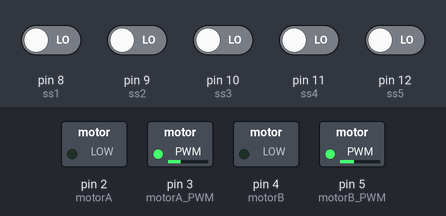
This sketch was run on a simulated Arduino Uno, built with avr-gcc and run on an emulated ATmega328P. Parts: switched loads named in the sketch (green lamp = pin HIGH). The inputs (shaded band) are chosen by the test bench; at power-on: pin 8 (ss1), pin 9 (ss2), pin 10 (ss3), pin 11 (ss4), pin 12 (ss5) LOW.

Above: at 1.7 s.
1.8 s: pin 8 (ss1) driven HIGH
At 2.5 s:
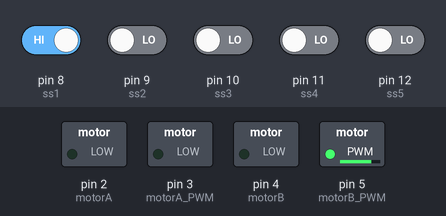
3.3 s: pin 10 (ss3) driven HIGH
At 3.7 s:
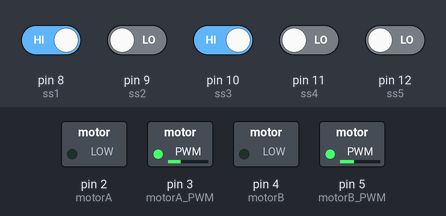
4.8 s: pin 10 (ss3) driven LOW
At 6.0 s:
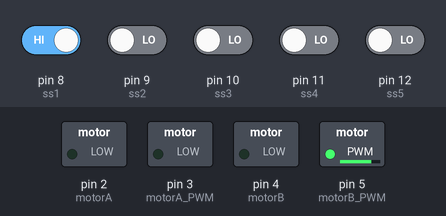
6.3 s: pin 8 (ss1) driven LOW and pin 9 (ss2) driven HIGH
At 7.2 s:
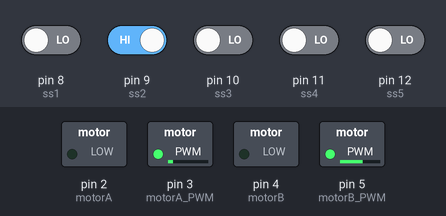
7.8 s: pin 10 (ss3) driven HIGH
At 8.3 s:
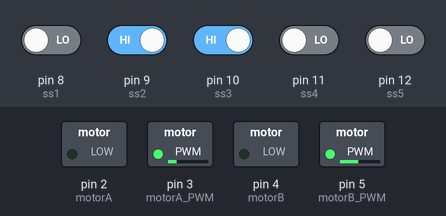
9.3 s: pin 9 (ss2) driven LOW
At 10.6 s:
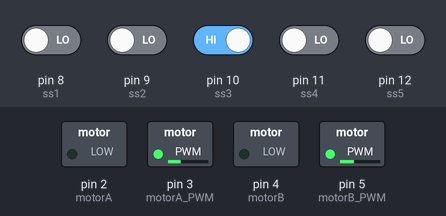
Timing chart, 0 to 11.8 s (numbered marks = the images above; inputs shaded):
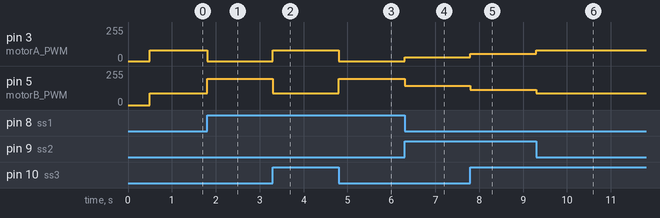

The sketch:

LineFollowerRobot.ino
```cpp
/*
	PROJETO SEGUIDOR DE LINHA
	Acadêmicos: Fábio M. K. Lenzi, Joe J. Vogel
	Orientador: Manfred H. Junior
	Centro Universitário Católica de Santa Catarina
*/

//Declaração das variáveis utilizadas durante a execução do programa
float Kp=25,Ki=0.6,Kd=2;
float error=0, P=0, I=0, D=0, PID_value=0;
float previous_error=0, previous_I=0;
int sensor[5]={0, 0, 0, 0, 0};
int initial_motor_speed=80;

const int motorA = 2; //Motor Direita
const int motorB = 4; //Motor Esquerda
const int motorA_PWM = 3;
const int motorB_PWM = 5;
int line;
int outline;

const int ss1 = 8;  // sensor 1
const int ss2 = 9;  // sensor 2
const int ss3 = 10; // sensor 3
const int ss4 = 11; // sensor 4
const int ss5 = 12; // sensor 5
//const int ss6 = 13; // sensor Near

//Declaração das funções
void read_sensor_values(void);
void calculate_pid(void);
void motor_control(void);

//Função de Setup do Arduino
void setup()
{
  pinMode(motorA,OUTPUT);
  pinMode(motorB,OUTPUT);
  pinMode(motorA_PWM,OUTPUT);
  pinMode(motorB_PWM,OUTPUT);

  pinMode(ss1, INPUT);
  pinMode(ss2, INPUT);
  pinMode(ss3, INPUT);
  pinMode(ss4, INPUT);
  pinMode(ss5, INPUT);
  //pinMode(ss6, INPUT);

  delay(500);
}

//Função de execução continua do Arduino
void loop()
{
    read_sensor_values();
    calculate_pid();
    motor_control();
}

//Função responsável por fazer a leitura dos sensores do Robô
void read_sensor_values()
{
  line = 1;
  outline = 0;

  sensor[0]=digitalRead(ss1);
  sensor[1]=digitalRead(ss2);
  sensor[2]=digitalRead(ss3);
  sensor[3]=digitalRead(ss4);
  sensor[4]=digitalRead(ss5);

  if((sensor[0]==outline)&&(sensor[1]==outline)&&(sensor[2]==outline)&&(sensor[3]==outline)&&(sensor[4]==line))
    error=4;
  else if((sensor[0]==line)&&(sensor[1]==outline)&&(sensor[2]==outline)&&(sensor[4]==outline)&&(sensor[4]==outline))
    error=-4;

  /*if((sensor[0]==outline)&&(sensor[1]==outline)&&(sensor[2]==outline)&&(sensor[3]==line)&&(sensor[4]==line))
    error=3;
  else if((sensor[0]==line)&&(sensor[1]==line)&&(sensor[2]==outline)&&(sensor[3]==outline)&&(sensor[4]==outline))
    error=-3;*/

  if((sensor[0]==outline)&&(sensor[1]==outline)&&(sensor[2]==outline)&&(sensor[3]==line)&&(sensor[4]==outline))
      error=2;
  else if((sensor[0]==outline)&&(sensor[1]==line)&&(sensor[2]==outline)&&(sensor[3]==outline)&&(sensor[4]==outline))
    error=-2;

  if((sensor[0]==outline)&&(sensor[1]==outline)&&(sensor[2]==line)&&(sensor[3]==line)&&(sensor[4]==outline))
    error=1;
  else if((sensor[0]==outline)&&(sensor[1]==line)&&(sensor[2]==line)&&(sensor[3]==outline)&&(sensor[4]==outline))
    error=-1;

  if((sensor[1]==outline)&&(sensor[2]==line)&&(sensor[3]==outline))
    error=0;
}

//Função responsável por fazer o cáculo PID
void calculate_pid()
{

  P = error;
  I = I + previous_I;
  D = error-previous_error;

  PID_value = (Kp*P) + (Ki*I) + (Kd*D);

  previous_I=I;
  previous_error=error;
}

//Função responsável por controlar a velocidade de cada motor
void motor_control()
{
  int left_motor_speed;
  int right_motor_speed;

  // Calculo da velocidade de cada motor:
  left_motor_speed = initial_motor_speed+PID_value;
  right_motor_speed = initial_motor_speed-PID_value;

  if(left_motor_speed < 0)
    left_motor_speed = 0;
  if(right_motor_speed < 0)
    right_motor_speed = 0;

  analogWrite(motorA_PWM,left_motor_speed);
  analogWrite(motorB_PWM,right_motor_speed * 1.1);//*1.1 devido a diferença entre motores

  digitalWrite(motorA,LOW);
  digitalWrite(motorB,LOW);
}

//Função responsável por parar o Robô
void stopMotors(){
  analogWrite(motorA_PWM,0);
  analogWrite(motorB_PWM,0);
}
```

Measured:
- after the input at 1.8 s, pin 3 (motorA_PWM): 80/255 → 0/255 at once; pin 5 (motorB_PWM): 88/255 → 198/255 at once
- after the input at 3.3 s, pin 3 (motorA_PWM): 0/255 → 80/255 at once; pin 5 (motorB_PWM): 198/255 → 88/255 at once
- after the input at 4.8 s, pin 3 (motorA_PWM): 80/255 → 0/255 at once; pin 5 (motorB_PWM): 88/255 → 198/255 at once
- after the input at 6.3 s, pin 3 (motorA_PWM): 0/255 → 30/255 at once; pin 5 (motorB_PWM): 198/255 → 143/255 at once
- after the input at 7.8 s, pin 3 (motorA_PWM): 30/255 → 55/255 at once; pin 5 (motorB_PWM): 143/255 → 115/255 at once
- after the input at 9.3 s, pin 3 (motorA_PWM): 55/255 → 80/255 at once; pin 5 (motorB_PWM): 115/255 → 88/255 at once
